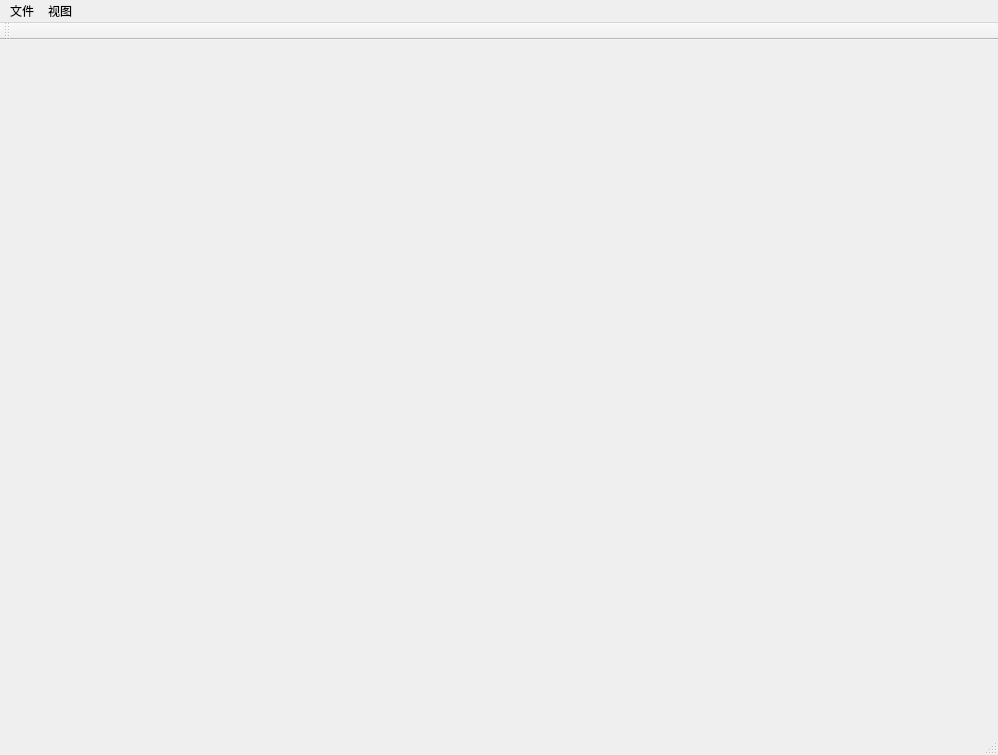
<?xml version="1.0" encoding="UTF-8"?>
<ui version="4.0">
 <class>ECVSClass</class>
 <widget class="QMainWindow" name="ECVSClass">
  <property name="geometry">
   <rect>
    <x>0</x>
    <y>0</y>
    <width>998</width>
    <height>755</height>
   </rect>
  </property>
  <property name="windowTitle">
   <string>ECVS</string>
  </property>
  <widget class="QWidget" name="centralWidget">
   <layout class="QVBoxLayout" name="verticalLayout"/>
  </widget>
  <widget class="QMenuBar" name="menuBar">
   <property name="geometry">
    <rect>
     <x>0</x>
     <y>0</y>
     <width>998</width>
     <height>23</height>
    </rect>
   </property>
   <widget class="QMenu" name="menuFile">
    <property name="title">
     <string>文件</string>
    </property>
   </widget>
   <widget class="QMenu" name="menuView">
    <property name="title">
     <string>视图</string>
    </property>
   </widget>
   <addaction name="menuFile"/>
   <addaction name="menuView"/>
  </widget>
  <widget class="QToolBar" name="mainToolBar">
   <attribute name="toolBarArea">
    <enum>TopToolBarArea</enum>
   </attribute>
   <attribute name="toolBarBreak">
    <bool>false</bool>
   </attribute>
  </widget>
  <widget class="QStatusBar" name="statusBar"/>
  <action name="actionToolBox">
   <property name="text">
    <string>工具箱</string>
   </property>
  </action>
  <action name="actionDfas">
   <property name="text">
    <string>对象列表</string>
   </property>
  </action>
  <action name="actionDebugWnd">
   <property name="text">
    <string>调试窗口</string>
   </property>
  </action>
 </widget>
 <layoutdefault spacing="6" margin="11"/>
 <resources>
  <include location="ecvs.qrc"/>
 </resources>
 <connections/>
</ui>
